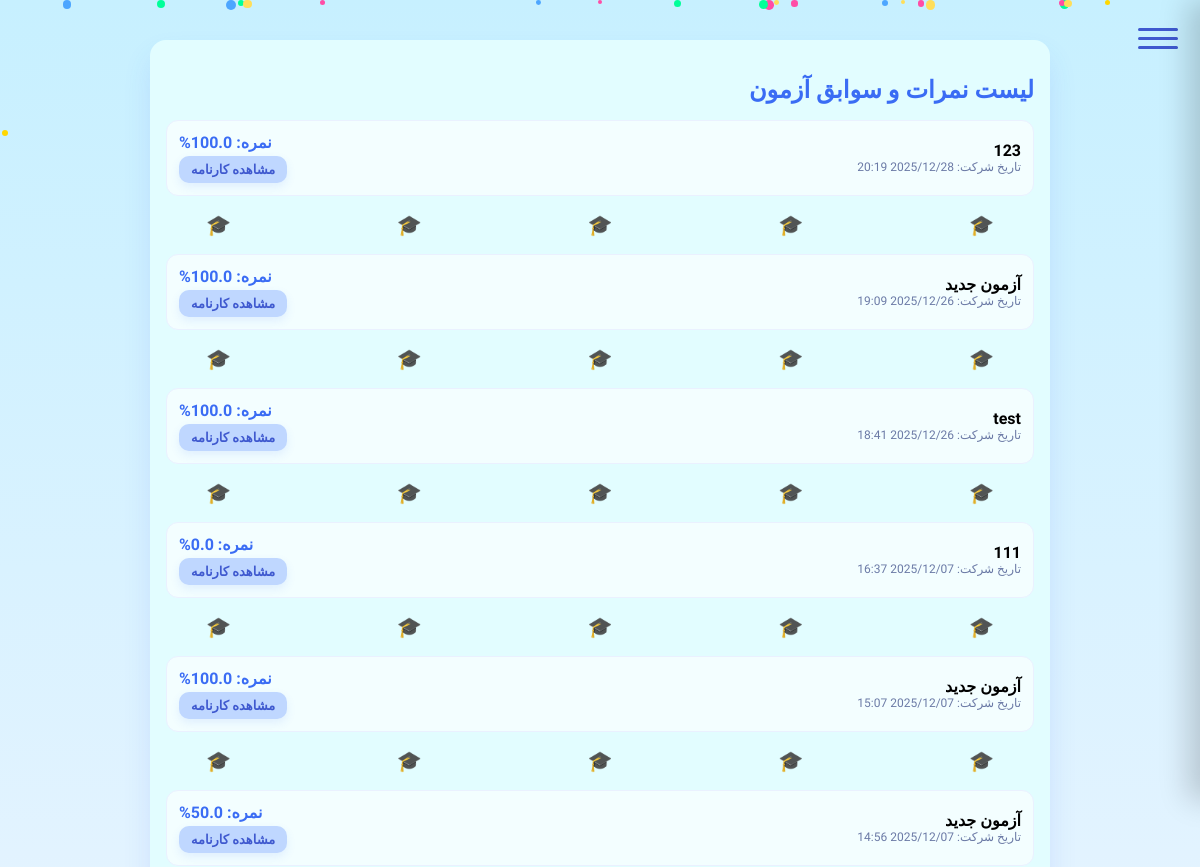
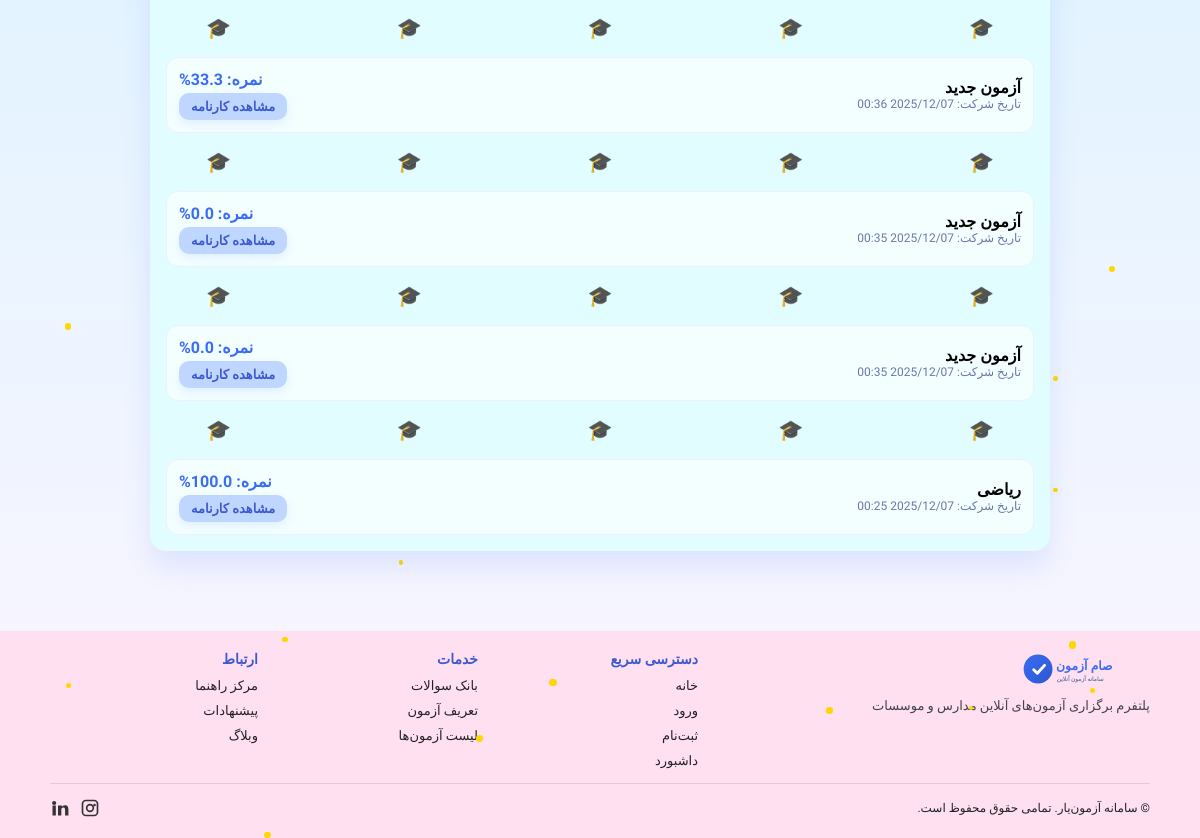
Before: /accounts/student/scores/ (signed in) with the older database file (2 pictures, top to bottom).
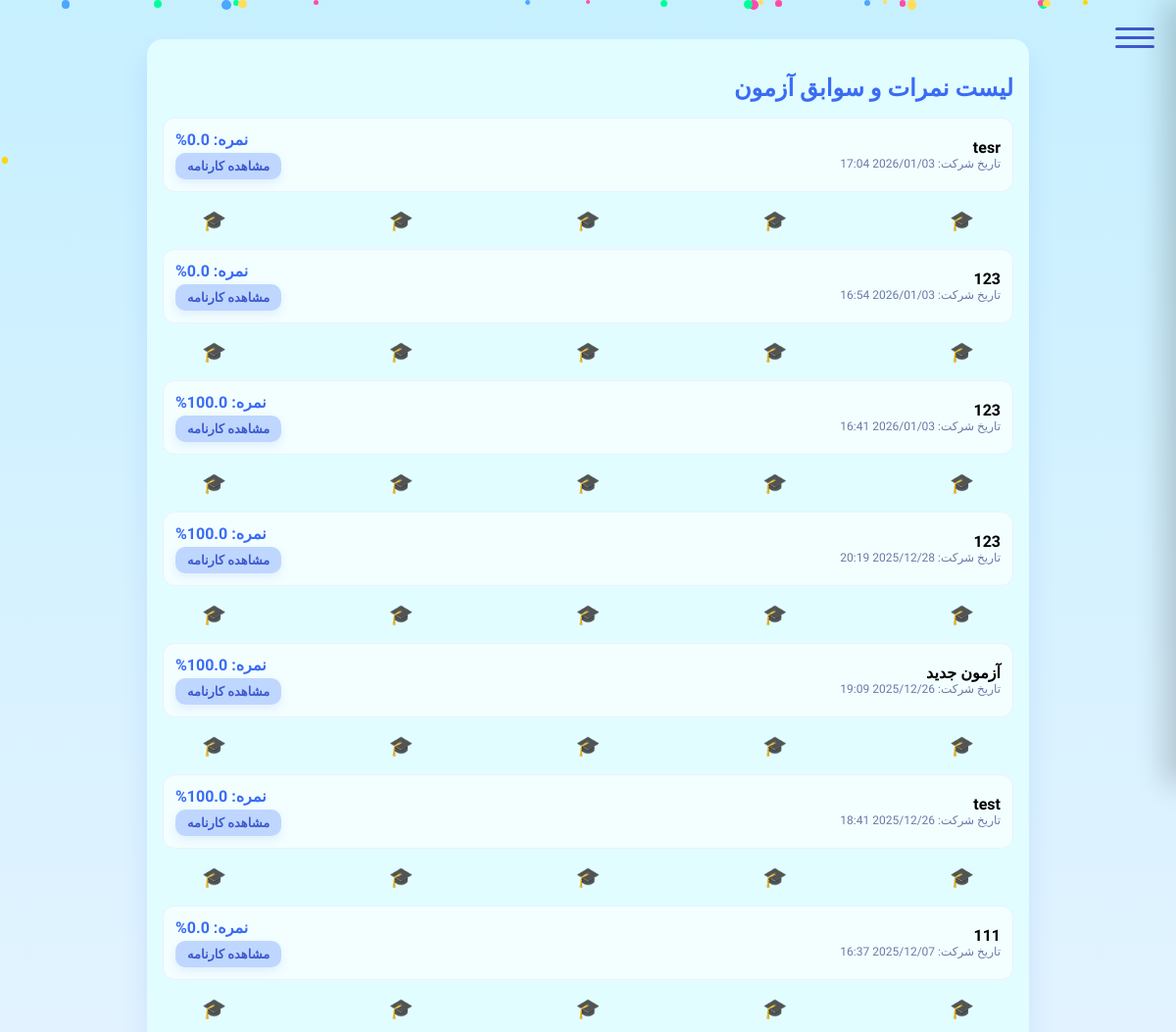
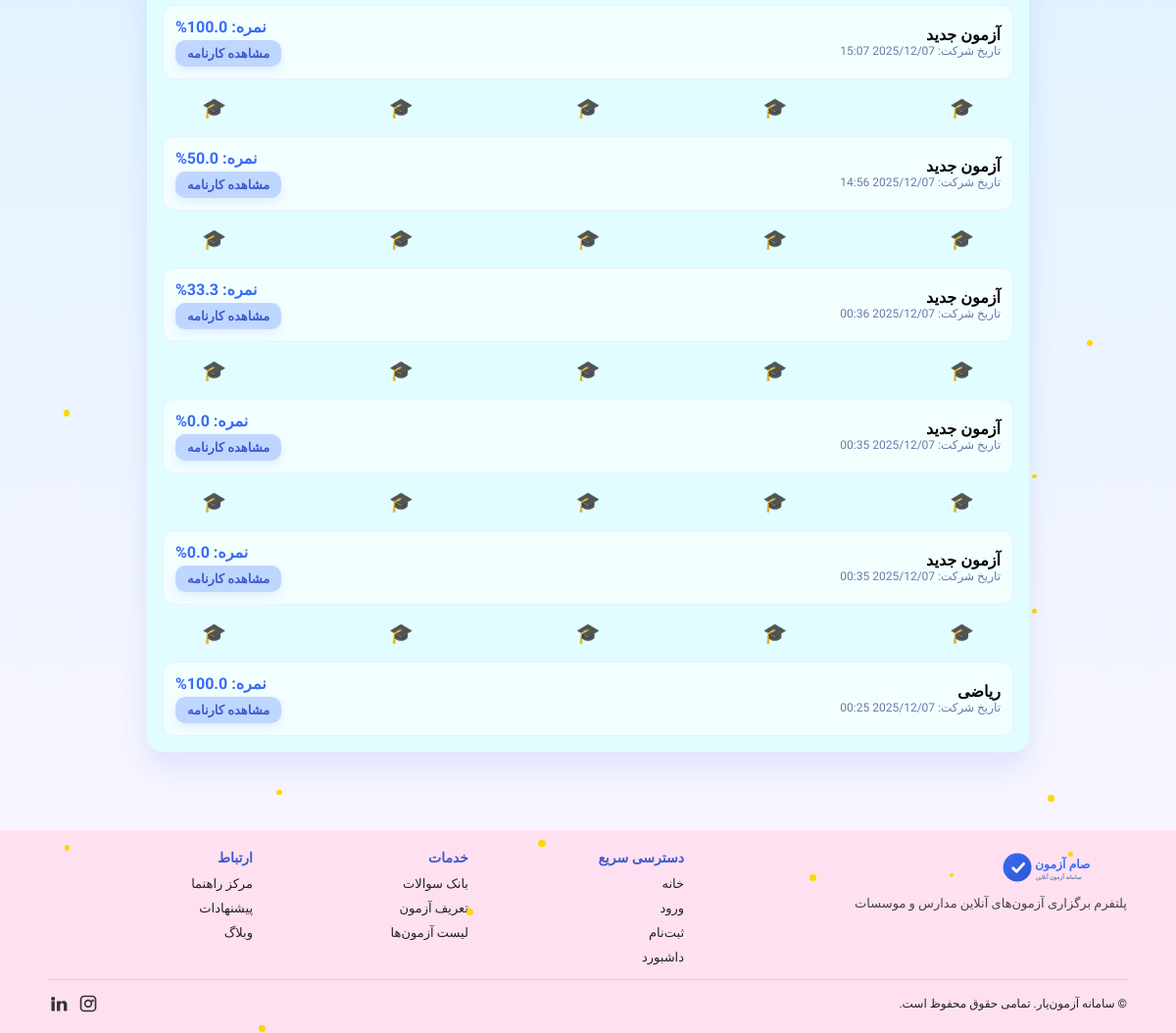
After: the same page with the newer database file (2 pictures, top to bottom).
### accounts/models.py (models this page shows, shortened)
class ExamAssignment(models.Model):
    exam = models.ForeignKey(Exam, on_delete=models.CASCADE, related_name='assignments')
    student = models.ForeignKey(settings.AUTH_USER_MODEL, on_delete=models.CASCADE, related_name='exam_assignments')
    selected_question_ids = models.JSONField()
    score = models.FloatField(default=0, null=True, blank=True)
    student_answers = models.JSONField(default=dict, blank=True)
    completed_at = models.DateTimeField(null=True, blank=True)
    created_at = models.DateTimeField(auto_now_add=True)
    class Meta:
        unique_together = ('exam', 'student')

class Exam(models.Model):
    name = models.CharField(max_length=200)
    classroom = models.ForeignKey('Classroom', on_delete=models.CASCADE, related_name='exams')
    num_questions = models.PositiveIntegerField(default=0)
    created_by = models.ForeignKey(settings.AUTH_USER_MODEL, on_delete=models.CASCADE, related_name='created_exams')
    students = models.ManyToManyField(settings.AUTH_USER_MODEL, related_name='exams', blank=True)
    created_at = models.DateTimeField(auto_now_add=True)
    source_exam = models.ForeignKey('self', null=True, blank=True, on_delete=models.SET_NULL, related_name='derived_exams')
    shuffle_per_student = models.BooleanField(default=True)
    duration = models.PositiveIntegerField(default=60, help_text="Duration in minutes")
    start_time = models.DateTimeField(null=True, blank=True)
    end_time = models.DateTimeField(null=True, blank=True)
    class Meta:
        verbose_name = "آزمون"
        verbose_name_plural = "آزمون‌ها"

### accounts/views.py (the view)
# urls.py: path('student/scores/', StudentScoresView.as_view(), name='student_scores'),
@method_decorator(login_required, name="dispatch")
class StudentScoresView(TemplateView):
    template_name = "accounts/student_scores.html"
    def dispatch(self, request, *args, **kwargs):
        u = request.user
        if getattr(getattr(u, 'role', None), 'code', '') != 'student':
            return redirect('dashboard')
        return super().dispatch(request, *args, **kwargs)
    def get_context_data(self, **kwargs):
        ctx = super().get_context_data(**kwargs)
        assignments = ExamAssignment.objects.filter(
            student=self.request.user,
            completed_at__isnull=False
        ).select_related('exam').order_by('-completed_at')
        ctx['assignments'] = assignments
        return ctx

### templates/accounts/student_scores.html (shortened to what this page needs)
{% extends "base.html" %}
{% block body_class %}student-scores{% endblock %}
{% block content %}
    <div class="stars" id="stars"></div>
    <div class="confetti" id="confetti"></div>
<div class="wrap">
  <div class="card">
    <h2 style="font-weight:800;color:#3A6CF4;margin-bottom:16px">لیست نمرات و سوابق آزمون</h2>
    <div style="display:grid;grid-template-columns:1fr;gap:12px">
      {% for a in assignments %}
      <div class="item">
        <div>
            <div style="font-weight:bold;">{{ a.exam.name }}</div>
            <div style="color:#6b7aa6;font-size:12px;">تاریخ شرکت: {{ a.completed_at|date:"Y/m/d H:i" }}</div>
        </div>
        <div style="text-align:left;">
            <div style="font-weight:bold;color:#3A6CF4;">نمره: {{ a.score|floatformat:1 }}%</div>
            <a href="{% url 'exam_result' a.exam.id %}" class="btn-report">مشاهده کارنامه</a>
        </div>
      </div>
      {% if not forloop.last %}
      <div class="grad-line-container">
        {% for i in "12345" %}
        <span class="grad-item" style="animation-delay: -{{ forloop.counter }}s;">🎓</span>
        {% endfor %}
      </div>
      {% endif %}
      {% empty %}
      <div style="padding:20px;text-align:center;color:#6b7aa6;">شما هنوز در هیچ آزمونی شرکت نکرده‌اید.</div>
      {% endfor %}
    </div>
  </div>
</div>
{% endblock %}

Changed rows visible on the page:
added ExamAssignment: exam.name "tesr", completed_at "2026/01/03 17:04", score "0.0"
added ExamAssignment: exam.name "123", completed_at "2026/01/03 16:54", score "0.0"
added ExamAssignment: exam.name "123", completed_at "2026/01/03 16:41", score "100.0"
